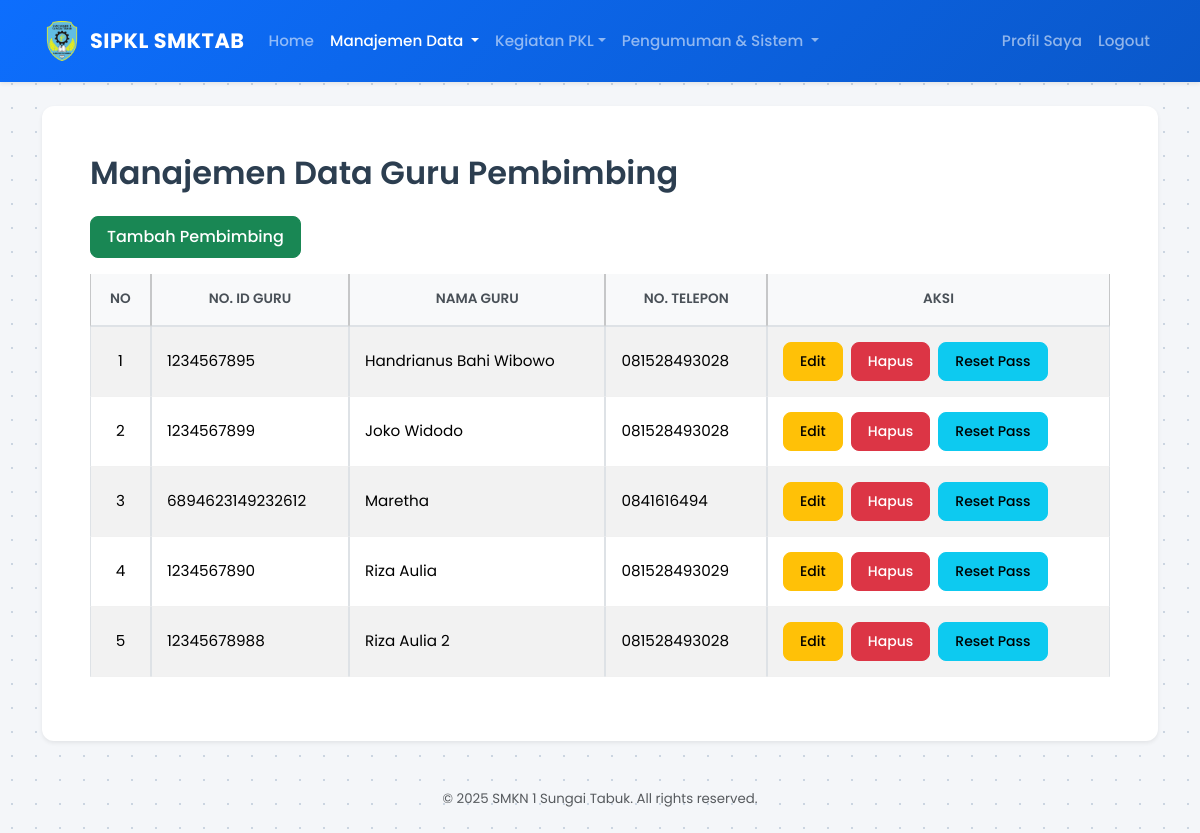
/index.php?page=admin/pembimbing_data (signed in), run on the app's committed database.
### tables this page shows
CREATE TABLE `pembimbing` (
  `id_pembimbing` int(11) NOT NULL,
  `nip` varchar(30) DEFAULT NULL,
  `nama_guru` varchar(100) NOT NULL,
  `no_telp` varchar(20) DEFAULT NULL
);

### pages/admin/pembimbing_data.php (the view, shortened to what this page needs)
<?php
try {
    $stmt = $pdo->query("SELECT * FROM pembimbing ORDER BY nama_guru ASC");
    $pembimbing_list = $stmt->fetchAll(PDO::FETCH_ASSOC);
} catch (PDOException $e) {
    echo "Error: " . $e->getMessage();
    $pembimbing_list = [];
}
?>
<h2 class="mb-4">Manajemen Data Guru Pembimbing</h2>
<a href="index.php?page=admin/pembimbing_tambah" class="btn btn-success mb-3">Tambah Pembimbing</a>
<div class="table-responsive">
    <table class="table table-striped table-hover table-bordered datatable">
        <thead class="table-light">
            <tr>
                <th class="text-center">No</th>
                <th class="text-center">No. ID Guru</th>
                <th class="text-center">Nama Guru</th>
                <th class="text-center">No. Telepon</th>
                <th class="text-center">Aksi</th>
            </tr>
        </thead>
        <tbody>
            <?php $no = 1; ?>
            <?php foreach ($pembimbing_list as $pembimbing): ?>
                <tr>
                    <td class="text-center"><?php echo $no++; ?></td>
                    <td class="text-start"><?php echo htmlspecialchars(isset($pembimbing['nip']) ? $pembimbing['nip'] : '-'); ?></td>
                    <td class="text-start"><?php echo htmlspecialchars($pembimbing['nama_guru']); ?></td>
                    <td class="text-start"><?php echo htmlspecialchars($pembimbing['no_telp']); ?></td>
                    <td style="min-width: 250px;">
                        <a href="index.php?page=admin/pembimbing_edit&id=<?php echo $pembimbing['id_pembimbing']; ?>" class="btn btn-warning btn-sm me-1">Edit</a>
                        <a href="index.php?page=admin/pembimbing_hapus&id=<?php echo $pembimbing['id_pembimbing']; ?>" class="btn btn-danger btn-sm me-1" onclick="return confirm('Yakin ingin menghapus data ini?')">Hapus</a>
                        <a href="index.php?page=admin/pembimbing_reset&id=<?php echo $pembimbing['id_pembimbing']; ?>" class="btn btn-info btn-sm" onclick="return confirm('Yakin ingin me-reset password pembimbing ini ke NIP default?')">Reset Pass</a>
                    </td>
                </tr>
            <?php endforeach; ?>
        </tbody>
    </table>
</div>

### assets/css/style.css (style rules this page uses)
body { font-family: 'Poppins', sans-serif; background-color: #f4f6f9; color: #444; font-size: 0.95rem; }
h1, h2, h3, h4, h5, h6 { font-weight: 600; color: #2c3e50; }
.table { border-collapse: separate; border-spacing: 0; }
.table thead th { background-color: #f8f9fa; border-bottom: 2px solid #dee2e6; color: #495057; font-weight: 600; text-transform: uppercase; font-size: 0.85rem; padding: 15px; }
.table tbody td { padding: 15px; vertical-align: middle; border-bottom: 1px solid #f1f1f1; }
.btn { border-radius: 8px; padding: 8px 16px; font-weight: 500; transition: 0.2s; }
body { background-color: #f5f7fa; background-image: radial-gradient(#cbd5e1 1.5px, transparent 1.5px); background-size: 24px 24px; min-height: 100vh; margin: 0; }

### data on the page
pembimbing: nip "1234567895", nama_guru "Handrianus Bahi Wibowo", no_telp "081528493028"
pembimbing: nip "1234567899", nama_guru "Joko Widodo", no_telp "081528493028"
pembimbing: nip "6894623149232612", nama_guru "Maretha", no_telp "0841616494"
pembimbing: nip "1234567890", nama_guru "Riza Aulia", no_telp "081528493029"
pembimbing: nip "12345678988", nama_guru "Riza Aulia 2", no_telp "081528493028"
